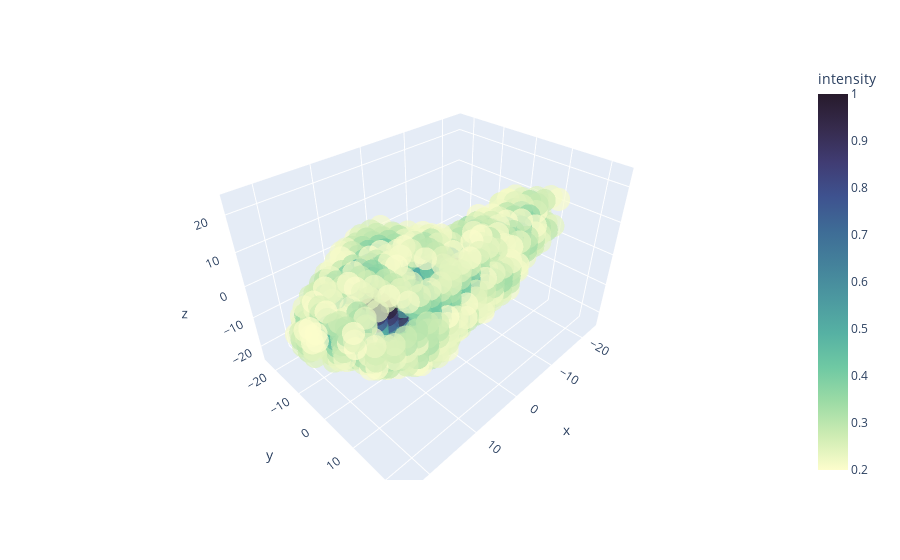

The notebook cell this image was saved under:
### Code cell
visualizer.plot_internals(cnn, field_dict['CA'])

### Figure 1 — Plotly figure (JSON) as saved in the notebook; plotly's stock layout.template omitted (floating-point values rounded to 4 significant figures; data arrays with more than 128 entries replaced by an {"elided": "..."} marker saying what was removed)
{"data": [{"hoverlabel": {"namelength": 0}, "hovertemplate": "x=%{x}<br>y=%{y}<br>z=%{z}<br>intensity=%{marker.color}", "legendgroup": "", "marker": {"color": {"elided": "1149 float values"}, "coloraxis": "coloraxis", "opacity": 0.7, "symbol": "circle"}, "mode": "markers", "name": "", "scene": "scene", "showlegend": false, "type": "scatter3d", "x": {"elided": "1149 int values"}, "y": {"elided": "1149 int values"}, "z": {"elided": "1149 int values"}}], "layout": {"coloraxis": {"colorbar": {"title": {"text": "intensity"}}, "colorscale": [[0, "rgb(253, 253, 204)"], [0.09091, "rgb(206, 236, 179)"], [0.1818, "rgb(156, 219, 165)"], [0.2727, "rgb(111, 201, 163)"], [0.3636, "rgb(86, 177, 163)"], [0.4545, "rgb(76, 153, 160)"], [0.5455, "rgb(68, 130, 155)"], [0.6364, "rgb(62, 108, 150)"], [0.7273, "rgb(62, 82, 143)"], [0.8182, "rgb(64, 60, 115)"], [0.9091, "rgb(54, 43, 77)"], [1, "rgb(39, 26, 44)"]]}, "legend": {"tracegroupgap": 0}, "margin": {"t": 60}, "scene": {"domain": {"x": [0, 1], "y": [0, 1]}, "xaxis": {"range": [-25, 25], "title": {"text": "x"}}, "yaxis": {"range": [-25, 25], "title": {"text": "y"}}, "zaxis": {"range": [-25, 25], "title": {"text": "z"}}}, "title": {"text": ""}}}
